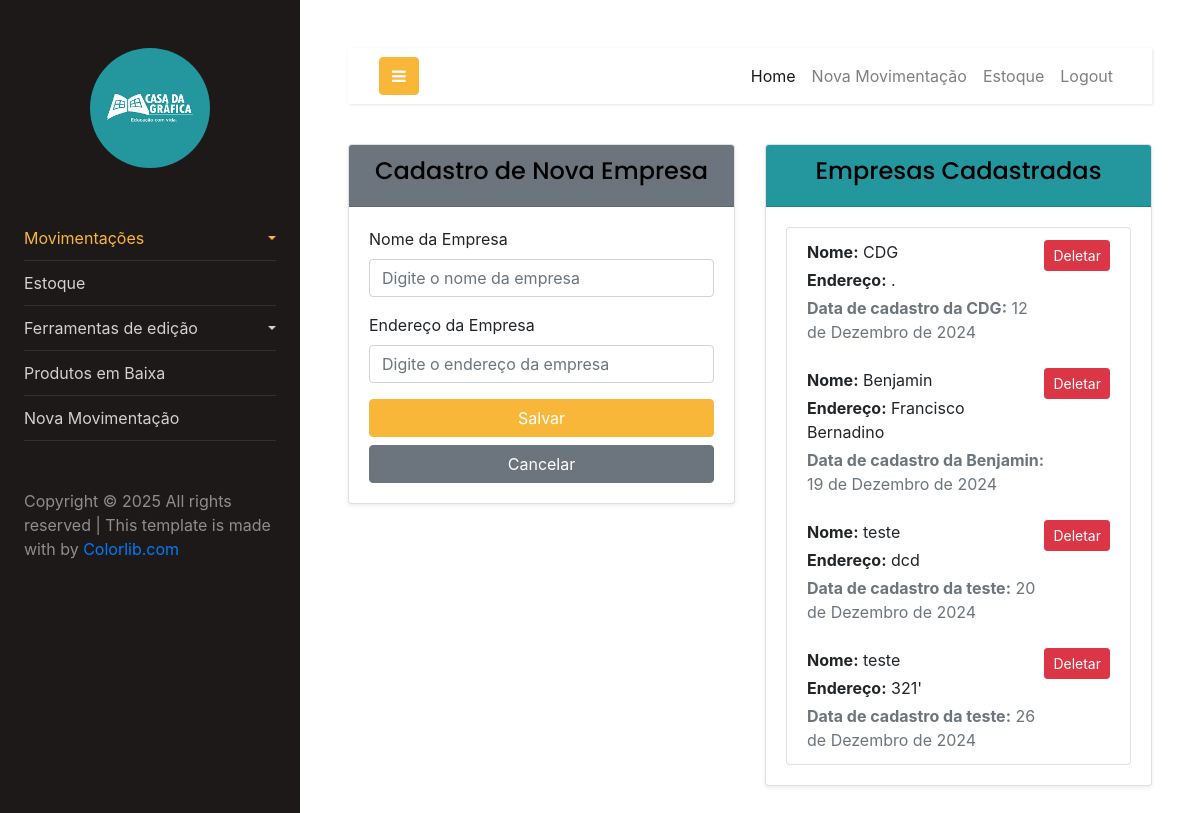
Screenshot of /empresa/ (signed in) with the database file from the repository.
### empresa/models.py (models this page shows, shortened)
class Empresa(models.Model):
    nome = models.CharField(max_length=255)
    endereco = models.TextField()
    data = models.DateField(auto_now_add=True)

### empresa/views.py (the view, shortened to what this page needs)
# urls.py: path('empresa/', EmpresaListView.as_view(), name='empresa-list'),
class EmpresaListView(LoginRequiredMixin, ListView):
    model = Empresa
    template_name = 'empresa_list.html'
    context_object_name = 'empresas'
    def get(self, request):
        try:
            empresas = Empresa.objects.all()  # Obtenha a lista de empresas
            return render(request, 'empresa_list.html', {'empresas': empresas})
        except Exception as e:
            messages.error(request, f"Erro ao carregar a lista de empresas: {str(e)}")
            return render(request, 'empresa_list.html', {'empresas': []})

### empresa/templates/empresa_list.html (shortened to what this page needs)
<!DOCTYPE html>
<html lang="pt-br">
  {% include 'components/header/header.html' %}
  <body>
      <div class="row gy-4">
        <div class="col-12 col-md-6 mb-3">
          <div class="card shadow-sm">
            <div class="card-header text-center bg-secondary text-white">
              <h4>Cadastro de Nova Empresa</h4>
            </div>
            <div class="card-body">
              <form method="post">
                <div class="mb-3">
                  <label for="nome" class="form-label">Nome da Empresa</label>
                  <input type="text" name="empresa" id="empresa" class="form-control" placeholder="Digite o nome da empresa" required>
                </div>
                <div class="mb-3">
                  <label for="endereco" class="form-label">Endereço da Empresa</label>
                  <input type="text" name="endereco" id="endereco" class="form-control" placeholder="Digite o endereço da empresa" required>
                </div>
                <button type="submit" class="btn btn-primary w-100">Salvar</button>
                <a href="{% url 'empresa-list' %}" class="btn btn-secondary w-100 mt-2">Cancelar</a>
              </form>
            </div>
          </div>
        </div>
        <div class="col-12 col-md-6 mb-3">
          <div class="card shadow-sm">
            <div class="card-header text-center text-white" style="background-color: #24969d;">
              <h4>Empresas Cadastradas</h4>
            </div>
            <div class="card-body">
              <ul class="list-group">
                {% for empresa in empresas %}
                  <li class="list-group-item d-flex flex-column flex-md-row justify-content-between align-items-start gap-3">
                    <div class="flex-grow-1">
                      <p class="mb-1"><strong>Nome:</strong> {{ empresa.nome }}</p>
                      <p class="mb-1"><strong>Endereço:</strong> {{ empresa.endereco }}</p>
                      <p class="mb-0 text-muted"><strong>Data de cadastro da {{ empresa.nome }}:</strong> {{ empresa.data }}</p>
                    </div>
                    <div class="text-nowrap">
                      <a href="{% url 'empresa-delete' empresa.pk %}" class="btn btn-danger btn-sm">Deletar</a>
                    </div>
                  </li>
                {% empty %}
                  <li class="list-group-item text-center text-muted">
                    Nenhuma empresa cadastrada.
                  </li>
                {% endfor %}
              </ul>
            </div>
          </div>
        </div>
      </div>
  </body>
  {% include 'components/footer/footer.html' %}
</html>

### rows the page displays
Empresa: nome "CDG", endereco ".", data "12 de Dezembro de 2024"
Empresa: nome "Benjamin", endereco "Francisco Bernadino", data "19 de Dezembro de 2024"
Empresa: nome "teste", endereco "dcd", data "20 de Dezembro de 2024"
Empresa: nome "teste", endereco "321'", data "26 de Dezembro de 2024"
